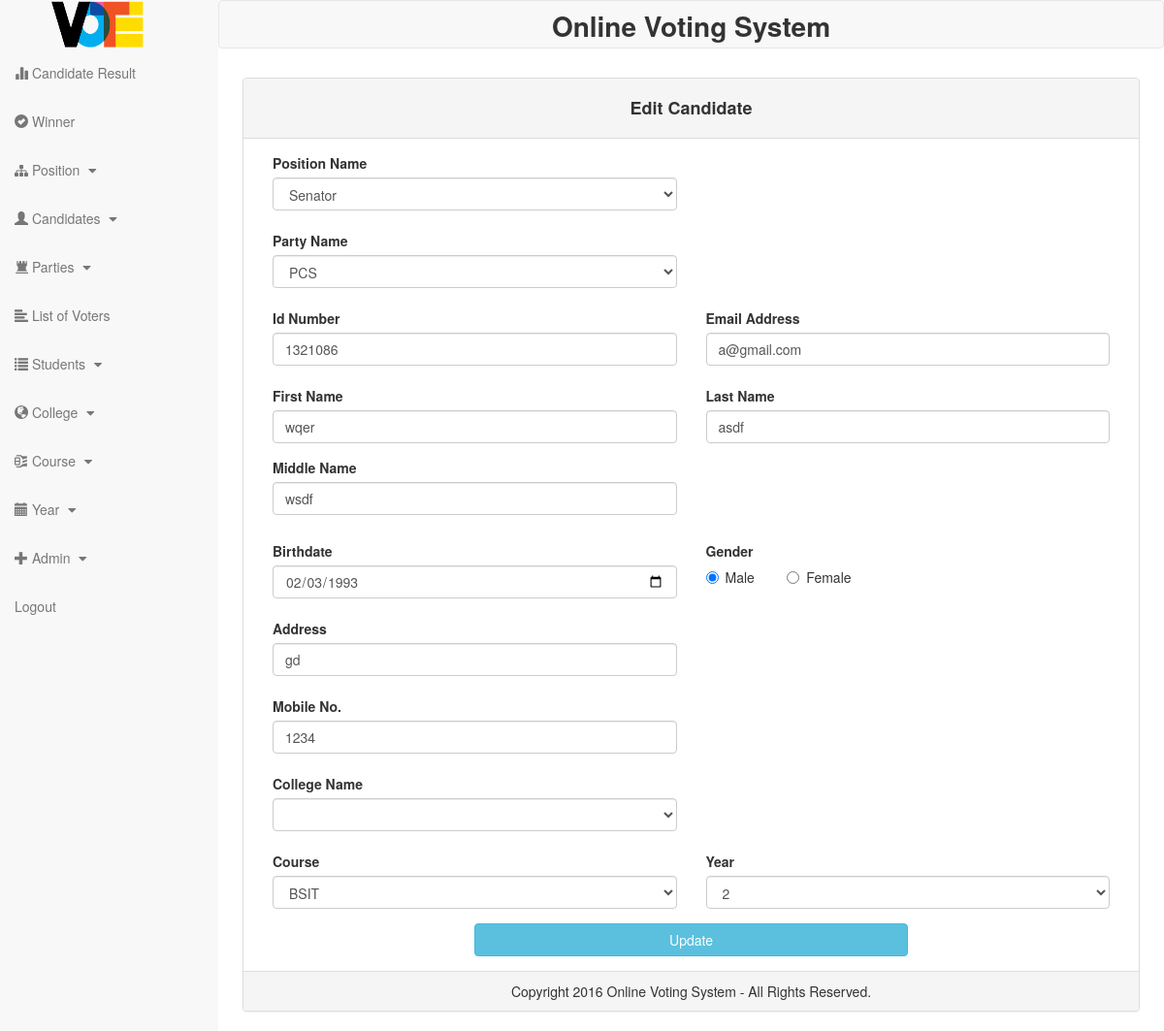
The app's page /index.php?mod=edtcan&id=4004 (signed in) with its own data.
### tables this page shows
CREATE TABLE IF NOT EXISTS `tbl_candidate` (
  `can_id` int(4) unsigned NOT NULL,
  `can_idnumber` int(7) NOT NULL DEFAULT '0',
  `can_lname` varchar(100) NOT NULL DEFAULT '',
  `can_fname` varchar(100) NOT NULL DEFAULT '',
  `can_mname` varchar(100) NOT NULL DEFAULT '',
  `can_gender` varchar(100) NOT NULL DEFAULT '',
  `can_votes` int(10) NOT NULL DEFAULT '0',
  `can_dob` date NOT NULL,
  `can_address` varchar(255) NOT NULL DEFAULT '',
  `can_mobile` varchar(50) NOT NULL DEFAULT '',
  `can_email` varchar(100) NOT NULL DEFAULT '',
  `can_date_added` date NOT NULL DEFAULT '0000-00-00',
  `can_time_added` time NOT NULL DEFAULT '00:00:00',
  `pos_id` int(4) NOT NULL DEFAULT '0',
  `par_id` int(4) NOT NULL DEFAULT '0',
  `cor_id` int(5) NOT NULL DEFAULT '0',
  `yer_id` int(5) NOT NULL DEFAULT '0',
  `col_id` int(4) NOT NULL DEFAULT '0'
);

CREATE TABLE IF NOT EXISTS `tbl_position` (
  `pos_id` int(4) unsigned NOT NULL,
  `pos_name` varchar(180) NOT NULL DEFAULT ''
);

CREATE TABLE IF NOT EXISTS `tbl_parties` (
  `par_id` int(4) unsigned NOT NULL,
  `par_name` varchar(50) NOT NULL DEFAULT '',
  `par_description` varchar(100) NOT NULL DEFAULT ''
);

CREATE TABLE IF NOT EXISTS `tbl_course` (
  `cor_id` int(5) unsigned NOT NULL,
  `cor_name` varchar(180) NOT NULL DEFAULT ''
);

CREATE TABLE IF NOT EXISTS `tbl_year` (
  `yer_id` int(5) unsigned NOT NULL,
  `yer_number` int(1) NOT NULL DEFAULT '0'
);

### class/class.candidate.php (called while the page is built, shortened)
<?php
class Candidate{
	public $db;
	public function __construct(){
		$this->db = new mysqli(DB_SERVER,DB_USERNAME,DB_PASSWORD,DB_DATABASE);
	}
	public function get_candidate_information($id){
		$sql="SELECT * FROM tbl_candidate WHERE can_id= $id";
		$result=mysqli_query($this->db,$sql);
		while($row=mysqli_fetch_assoc($result)){
			$list[] = $row;
		}
		return $list;
	}
}
?>

### class/class.position.php (called while the page is built, shortened)
<?php
class Position{
	public $db;
	public function __construct(){
		$this->db = new mysqli(DB_SERVER,DB_USERNAME,DB_PASSWORD,DB_DATABASE);
	}
	public function get_positioname(){
		$sql="SELECT * FROM tbl_position";
		$result=mysqli_query($this->db,$sql);
		while($row=mysqli_fetch_assoc($result)){
			$list[] = $row;
		}
		return $list;
	}
	public function get_position_name($id){
		$sql="SELECT * FROM tbl_position WHERE pos_id='$id'";
		$result=mysqli_query($this->db,$sql);
		$row=mysqli_fetch_assoc($result);
		$pos_name = $row['pos_name'];
		return $pos_name;
	}
}
?>

### class/class.party.php (called while the page is built, shortened)
<?php
class Party{
	public $db;
	public function __construct(){
		$this->db = new mysqli(DB_SERVER,DB_USERNAME,DB_PASSWORD,DB_DATABASE);
	}
	public function get_partyname(){
		$sql="SELECT * FROM tbl_parties";
		$result=mysqli_query($this->db,$sql);
		while($row=mysqli_fetch_assoc($result)){
			$list[] = $row;
		}
		return $list;
	}
	public function get_party_name($id){
		$sql="SELECT * FROM tbl_parties WHERE par_id='$id'";
		$result=mysqli_query($this->db,$sql);
		$row=mysqli_fetch_assoc($result);
		$par_name = $row['par_name'];
		return $par_name;
	}
}
?>

### class/class.college.php (called while the page is built, shortened)
<?php
class College{
	public $db;
	public function __construct(){
		$this->db = new mysqli(DB_SERVER,DB_USERNAME,DB_PASSWORD,DB_DATABASE);
	}
	public function get_collegename(){
		$sql="SELECT * FROM tbl_college";
		$result=mysqli_query($this->db,$sql);
		while($row=mysqli_fetch_assoc($result)){
			$list[] = $row;
		}
		return $list;
	}
}
?>

### class/class.course.php (called while the page is built, shortened)
<?php
class Course{
	public $db;
	public function __construct(){
		$this->db = new mysqli(DB_SERVER,DB_USERNAME,DB_PASSWORD,DB_DATABASE);
	}
	public function get_course_name($id){
		$sql="SELECT * FROM tbl_course WHERE cor_id='$id'";
		$result=mysqli_query($this->db,$sql);
		$row=mysqli_fetch_assoc($result);
		$cor_name = $row['cor_name'];
		return $cor_name;
	}
}
?>

### class/class.year.php (called while the page is built, shortened)
<?php
class Year{
	public $db;
	public function __construct(){
		$this->db = new mysqli(DB_SERVER,DB_USERNAME,DB_PASSWORD,DB_DATABASE);
	}
	public function get_year_number($id){
		$sql="SELECT * FROM tbl_year WHERE yer_id='$id'";
		$result=mysqli_query($this->db,$sql);
		$row=mysqli_fetch_assoc($result);
		$yer_number = $row['yer_number'];
		return $yer_number;
	}
}
?>

### candidate/candidateedit.php (the view, shortened to what this page needs)
<link href="css/plugins/dataTables.bootstrap.css" rel="stylesheet">
<div class="col-lg-12">
    <div class="panel panel-default">
        <div class="panel-heading text-center">
            <h4><b>Edit Candidate</b></h4>
        </div>
		<form action="process/process.candidate.php?action=candidateedit" method="POST" name="formadd">
						<?php
							$id=$_GET['id'];
							foreach($candidate->get_candidate_information($id) as $val){
						?>
                        <div class="panel-body">
							<div class="form-group col-xs-6 col-md-6">
								<label>Position Name</label>
								<select name="posname" class="form-control">
									<option value="<?php echo $val['pos_id']; ?>"><?php echo $position->get_position_name($val['pos_id']); ?></option>
									<?php
									$list = $position->get_positioname();
									?>
								</select>
							</div><br><br><br><br>
							<div class="form-group col-xs-6 col-md-6">
								<label>Party Name</label>
								<select name="partyname" class="form-control">
									<option value="<?php echo $val['par_id']; ?>"><?php echo $party->get_party_name($val['par_id']); ?></option>
									<?php
									$list = $party->get_partyname();
									?>
								</select>
							</div><br><br><br><br>
							<div class="form-group col-xs-6 col-md-6">
                                <label>Id Number </label>
                                <input type="number" name="idnumber" maxlength="7" class="form-control" value="<?php echo $val['can_idnumber']; ?>" required>
                            </div>
							<div class="form-group col-xs-6 col-md-6">
                                <label>Email Address </label>
                                <input type="email" name="email" class="form-control" value="<?php echo $val['can_email']; ?>" required>
                            </div><br><br><br><br>
							<div class="form-group col-xs-6 col-md-6">
                                <label>First Name </label>
                                <input type="text" name="cfname" class="form-control" value="<?php echo $val['can_fname']; ?>" required>
                            </div>
							<div class="form-group col-xs-6 col-md-6">
                                <label>Last Name </label>
                                <input type="text" name="clname" class="form-control" value="<?php echo $val['can_lname']; ?>" required>
                            </div>
							<div class="form-group col-xs-6 col-md-6">
                                <label>Middle Name </label>
                                <input type="text" name="cmname" class="form-control" value="<?php echo $val['can_mname']; ?>" required>
                            </div><br><br><br><br><br><br><br><br>
							<div class="form-group col-xs-6 col-md-6">
                                <label>Birthdate </label>
                                <input type="date" class="form-control" name="dob" value="<?php echo $val['can_dob']; ?>" required>
                            </div>
							<div class="form-group col-xs-6 col-md-6">
                                <label>Gender </label><br>
                                <label class="radio-inline">
                                    <input type="radio" name="gender" id="optionsRadiosInline2" value="Male" checked>Male
                                </label>&nbsp;&nbsp;&nbsp;&nbsp;&nbsp;
                                <label class="radio-inline">
                                    <input type="radio" name="gender" id="optionsRadiosInline3" value="Female">Female
                                </label>
                            </div><br><br><br><br>
							<div class="form-group col-xs-6 col-md-6">
                                <label>Address </label>
                                <input type="text" class="form-control" name="address" value="<?php echo $val['can_address']; ?>" required>
                            </div><br><br><br><br>
							<div class="form-group col-xs-6 col-md-6">
                                <label>Mobile No. </label>
                                <input type="number" name="mobile" class="form-control" value="<?php echo $val['can_mobile']; ?>" required>
                            </div><br><br><br><br>
							<div class="form-group col-xs-6 col-md-6">
								<label>College Name</label>
								<select name="clgname" class="form-control">
									<option value="<?php echo $val['col_id']; ?>"><?php echo $course->get_course_name($val['col_id']); ?></option>
									<?php
									$colle = new College();
									$list = $colle->get_collegename();
									foreach($list as $val5){
									?>
									<option value="<?php echo $val5['col_id']?>"><?php echo $val5['col_fname']?></option>
									<?php } ?>
								</select>
							</div><br><br><br><br>
							<div class="form-group col-xs-6 col-md-6">
								<label>Course</label>
								<select name="coursename" class="form-control">
									<option value="<?php echo $val['cor_id']; ?>"><?php echo $course->get_course_name($val['cor_id']); ?></option>
								</select>
							</div>
							<div class="form-group col-xs-6 col-md-6">
								<label>Year</label>
								<select name="yearname" class="form-control">
									<option value="<?php echo $val['yer_id']; ?>"><?php echo $year->get_year_number($val['yer_id']); ?></option>
								</select>
							</div>
							<?php } ?>
							<input type="submit" name="submit" class="btn btn-info col-md-6 col-md-offset-3" value="Update">
                        </div>
		</form>
        <div class="panel-footer text-center">
             Copyright 2016 Online Voting System - All Rights Reserved.
        </div>
    </div>
</div>

### records on screen
tbl_candidate: posname "Senator", partyname "PCS", idnumber "1321086", email "a@gmail.com", cfname "wqer", clname "asdf", cmname "wsdf", dob "02/03/1993", address "gd", mobile "1234", coursename "BSIT", yearname "2"
